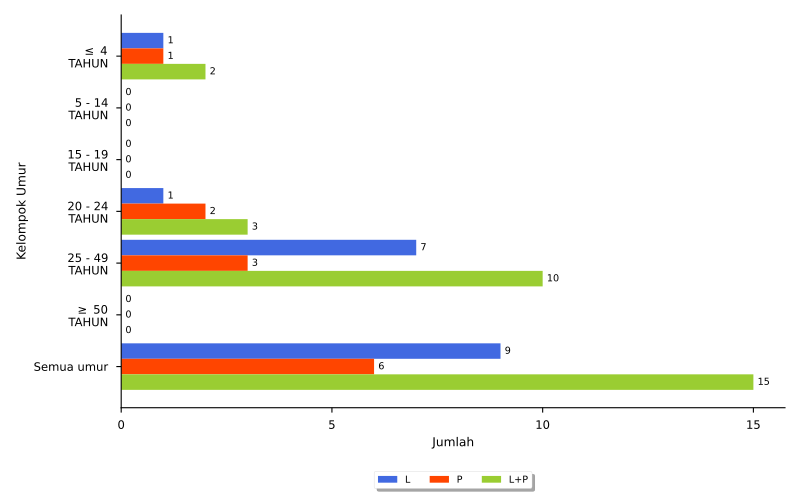

The Python source for this figure:
import numpy as np
import matplotlib.pyplot as plt
import pandas
from textwrap import wrap
from matplotlib.ticker import FuncFormatter
import locale
locale.setlocale(locale.LC_ALL, 'id_ID.UTF8')
plt.rcParams['pdf.fonttype'] = 42
plt.style.use('seaborn-paper')

import sys, os, inspect
currentdir = os.path.dirname(os.path.abspath(inspect.getfile(inspect.currentframe())))
parentdir = os.path.dirname(currentdir)
sys.path.insert(0, parentdir)

berkasData = currentdir + '\\bab_06_03a_dataHIV.csv'
berkasSimpan = currentdir + '\\bab_06_03a_HIV.pdf'
# judulDiagram = 'Kasus HIV'
sumbuX = 'Jumlah'
sumbuY = 'Kelompok Umur'
tickerSumbuX = np.arange(0,16,5)

# read data file
colnames = ['puskesmas','L','P','LP']
data = pandas.read_csv(berkasData, names=colnames, sep=';')
puskesmas = data.puskesmas.tolist()
bar1 = data.L.tolist()
bar2 = data.P.tolist()
bar3 = data.LP.tolist()

ind = np.arange(len(puskesmas))  # the x locations for the groups
width = 0.3       # the width of the bars
widthDL = 0.1      # spacing for data labels

# make bars
fig, ax = plt.subplots()
rects1 = ax.barh(ind, bar1, width, color='royalblue', label = 'L')
rects2 = ax.barh(ind + width, bar2, width, color='orangered', label = 'P')
rects3 = ax.barh(ind + 2*width, bar3, width, color='yellowgreen', label = 'L+P')

# add some text for labels, title and axes ticks
# ax.set_title(judulDiagram)
ax.set_xlabel(sumbuX)
ax.set_xticks(tickerSumbuX)
ax.xaxis.set_major_formatter(FuncFormatter(lambda x, pos: "{:n}".format(x)))

ax.set_yticks(ind+width)
ax.set_yticklabels(list([ '\n'.join(wrap(l, 10)) for l in puskesmas ]))
ax.invert_yaxis()
ax.set_ylabel(sumbuY)

ax.tick_params(axis='both', which='major', labelsize='small')
ax.spines['top'].set_visible(False)
ax.spines['right'].set_visible(False)

# make legend box
box = ax.get_position()
ax.set_position([box.x0, box.y0 + box.height * 0.1, box.width, box.height * 0.9])
ax.legend(fontsize='x-small', loc='upper center', bbox_to_anchor=(0.5, -0.15), fancybox=True, shadow=True, ncol=3)

# add data label
for i, v in enumerate(bar1):
    ax.text(v + widthDL, i, '{:n}'.format(v), ha='left', va='center', fontsize='x-small')
for i, v in enumerate(bar2):
    ax.text(v + widthDL, i + width, '{:n}'.format(v), ha='left', va='center', fontsize='x-small')
for i, v in enumerate(bar3):
    ax.text(v + widthDL, i + 2*width, '{:n}'.format(v), ha='left', va='center', fontsize='x-small')

# finishing
pyrfig = plt.figure(1)
pyrfig.set_figwidth(8)
pyrfig.set_figheight(5)
# tight_layout to make consistent size
# adjust subplot to make room for legend
fig.subplots_adjust(bottom=0.15)
plt.tight_layout()
plt.savefig(berkasSimpan)
plt.close(pyrfig)
# plt.show()
